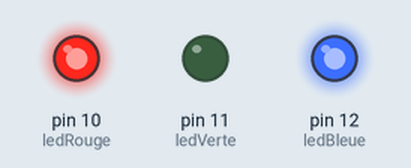
Bench run of a sketch on a simulated Arduino Uno, built with avr-gcc and run on an emulated ATmega328P. Parts: output pins drawn as LEDs (lit = HIGH).

Above: at 0.1 s.
Timing chart, 0 to 1.6 s (numbered marks = the images above):
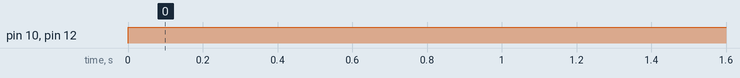

The sketch:

testRGB.ino
```cpp
const int ledRouge = 10; // Pin de la led rouge de la LED RGB
const int ledVerte = 11; // Pin de la led verte de la LED RGB
const int ledBleue = 12; // Pin de la led bleue de la LED RGB

void setup() {
  // put your setup code here, to run once:
    pinMode(ledRouge, OUTPUT);
  pinMode(ledVerte, OUTPUT);
  pinMode(ledBleue, OUTPUT);
}

void loop() {
  // put your main code here, to run repeatedly:
  setCouleur(255, 0, 255);
}

 void etatLed(char etat){
    switch(etat){
      case 'v': // vert
        setCouleur(0, 255, 0);
        break;
      case 'r': // rouge
        setCouleur(255,0,0);
        break;
      case 'o': // orange
        setCouleur(255, 140, 0);
        break;
      case 'j': // jaune
        setCouleur(241, 196, 15);
        break;
      case 'b': // blanc
        setCouleur(255, 255, 255);
        break;
      case 'e':
      setCouleur(0, 0, 0);
      break;
    }
  }

  void setCouleur(int valeurRouge, int valeurVerte, int valeurBleu) {
    analogWrite(ledRouge, valeurRouge);
    analogWrite(ledVerte, valeurVerte);
    analogWrite(ledBleue, valeurBleu);
}
```

Measured:
- by itself, pin 10 (ledRouge), pin 12 (ledBleue): LOW → HIGH at 0.00 s
